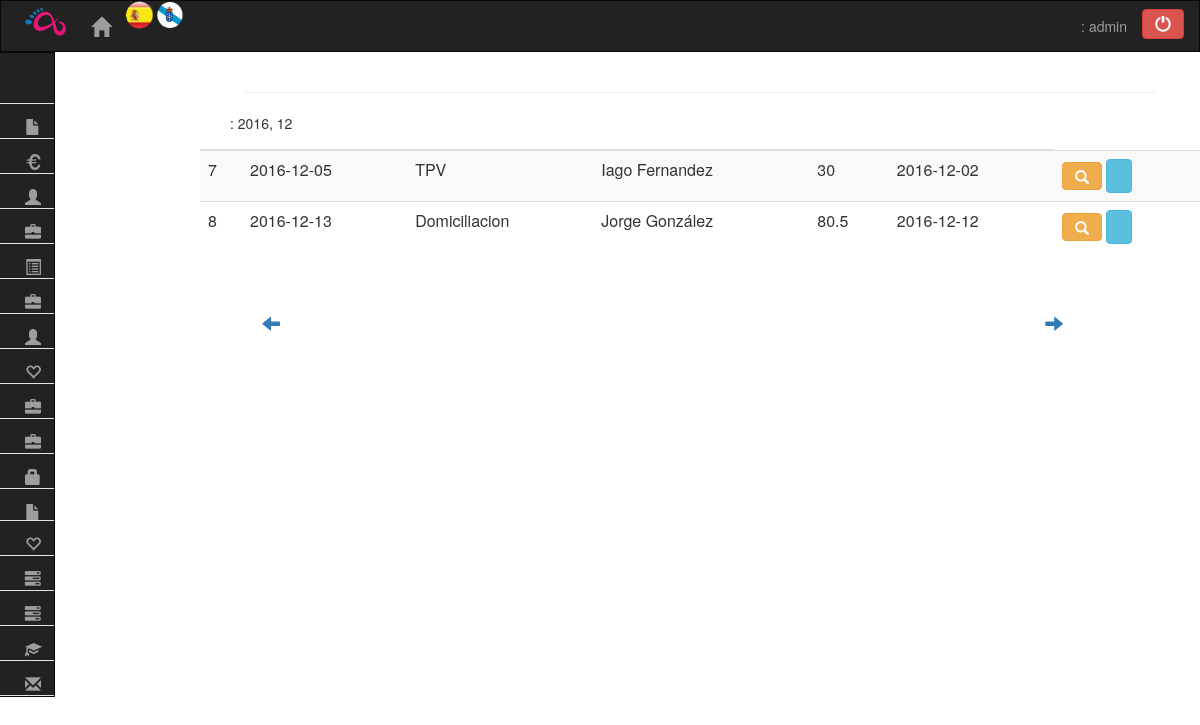
The page /controllers/FACTURA_Controller.php?id=listarFacturas (signed in) on the database its author committed.
### tables this page shows
CREATE TABLE IF NOT EXISTS `Factura` (
  `Id_Factura` mediumint(9) PRIMARY KEY AUTO_INCREMENT,
  `Id_Cliente` varchar(10) NOT NULL,
  `Fecha` date DEFAULT NULL,
  `Fecha_Cobro` date DEFAULT NULL,
  `Total` float NOT NULL DEFAULT 0,
  `Pagada` enum('No','Efectivo','Domiciliacion','TPV') NOT NULL DEFAULT 'No',
  `Borrado` tinyint(1) NOT NULL DEFAULT '0'
);

CREATE TABLE IF NOT EXISTS `Cliente_Externo` (
  `Id_Cliente` varchar(10) NOT NULL,
  `Nombre` varchar(50) NOT NULL,
  `DNI` varchar(9) NOT NULL,
  `Tlf` int(9) NOT NULL,
  `Email` varchar(30) NOT NULL,
  `Borrado` tinyint(1) NOT NULL DEFAULT '0',
  `Direccion` varchar(50) NOT NULL
);

### models/FACTURA_Model.php (called while the page is built, shortened)
<?php
if((isset($_SESSION['grupo']) && strcmp($_SESSION['grupo'],"Admin") == 0) || (isset($_SESSION['permisos']) && in_array('Factura',$_SESSION['permisos']))){
	function listarCobradas($fecha){
		$bd = conectarBD();
		$inicio = date('Y-m-01',strtotime($fecha));
		$fin = date('Y-m-t',strtotime($fecha));
		$sql = "SELECT * FROM Factura INNER JOIN Cliente_Externo WHERE Factura.Pagada NOT IN('No') AND (Factura.Fecha_Cobro BETWEEN '".$inicio."' AND '".$fin."') AND Factura.Id_Cliente=Cliente_Externo.Id_Cliente AND Factura.Borrado='0' ORDER BY Factura.Fecha_Cobro;";
		$resultado = $bd->query($sql);
		if ($resultado->num_rows > 0){
			while($row = $resultado->fetch_array()){
				$array[] = $row;
			}
			return $array;
		}
	}
}else echo "Permiso denegado.";
?>

### views/FACTURA_LIST_ALL_Vista.php (the view, shortened to what this page needs)
<?php
if((isset($_SESSION['grupo']) && strcmp($_SESSION['grupo'],"Admin") == 0) || (isset($_SESSION['permisos']) && in_array('Factura_List',$_SESSION['permisos']))){
class Factura_Listar{
	function __construct($array=null){
		$this->render($array);
	}
	function render($array){
		include_once('../header.php');
?>
		<body>
		  <div class="row-fluid">
			<?php include_once('menu.php'); ?>
			<div class="col-sm-10 text-left">
				<div class="section-fluid">
				  <div class="container-fluid">
					<div class="col-md-12"> <h2 class="text-info "><?php echo $strings['ver facturas']; ?></h2></div>
					<div class="col-md-12"><hr></div>
					<?php if(isset($_POST['fecha'])){
						echo $strings['mes'].": ".date("Y, n",strtotime($_POST['fecha']));
					}else{
						echo $strings['mes'].": ".date("Y, n");
					} if($array == null) {echo "<br>".$strings['no hay'];} else{ ?>
					<form class="form-horizontal" role="form" id="formulario" name="formulario" action="FACTURA_Controller.php?id=consultarFactura" method="POST">
						<div class="form-group">
							<div class="form-group">
								<table class="table table-striped">
									<thead><tr>
										<th><?php echo $strings['id factura']; ?></th>
										<th><?php echo $strings['fecha cobro']; ?></th>
										<th><?php echo $strings['factura cobrada']; ?></th>
										<th><?php echo $strings['cliente']; ?></th>
										<th><?php echo $strings['total factura']; ?></th>
										<th><?php echo $strings['fecha cierre']; ?></th>
									</thead><tbody>
									 <?php for($i=0; $i < count($array); $i++){ ?>
										<tr>
											<td><?php echo $array[$i]['Id_Factura']; ?></td>
											<td><?php echo $array[$i]['Fecha_Cobro']; ?></td>
											<td><?php echo $array[$i]['Pagada']; ?></td>
											<td><?php echo $array[$i]['Nombre']; ?></td>
											<td><?php echo $array[$i]['Total']; ?></td>
											<td><?php echo $array[$i]['Fecha']; ?></td>
											<td>
												<button class="btn btn-warning" type="button" onclick="seleccionar(<?php echo $array[$i]['Id_Factura']; ?>,'FACTURA_Controller.php?id=consultarFactura')">
												   <span class="glyphicon glyphicon-search"></span>
												</button>
												<?php if($array[$i]['Fecha'] != null){ ?>
													<input class="btn btn-info" value="<?php echo $strings['generar factura']; ?>" type="button" onclick="seleccionar(<?php echo $array[$i]['Id_Factura']; ?>,'FACTURA_Controller.php?id=generarFactura')">
												<?php } ?>
											</td>
										</tr>
										<?php } ?>
									</tbody>
								</table>
							</div>
						</div>
					</form>
					<?php } ?>
					<div class="col-md-10">
					<form class="form-horizontal" role="form" action="FACTURA_Controller.php?id=listarFacturas" method="POST">
						<div class="form-group">
							<?php if(!isset($_POST['fecha'])){ ?>
								<div class="col-sm-4"><button type="submit" class="btn btn-link btn-lg" aria-label="Left Align">
								  <span class="pull-right hidden-xs showopacity glyphicon glyphicon-arrow-left"></span>
								</button></div>
						<?php } ?>
						</div>
					</form>
					</div>
					<div class="col-md-2">
					<form class="form-horizontal" role="form" action="FACTURA_Controller.php?id=listarFacturas" method="POST">
						<div class="form-group">
							<?php if(!isset($_POST['fecha'])){ ?>
								<div class="col-sm-4"><button type="submit" class="btn btn-link btn-lg" aria-label="Left Align">
								  <span class="pull-right hidden-xs showopacity glyphicon glyphicon-arrow-right"></span>
								</button></div>
							<?php } ?>
						</div>
					</form>
					</div>
					</div>
				  </div>
				</div>
			</div>
		</body>
<?php
		}
	}
}else
	echo "Permiso denegado.";
?>

### rows shown on the page
factura: Id_Factura "7", Fecha_Cobro "2016-12-05", Pagada "TPV", Id_Cliente.Nombre "Iago Fernandez", Total "30", Fecha "2016-12-02"
factura: Id_Factura "8", Fecha_Cobro "2016-12-13", Pagada "Domiciliacion", Id_Cliente.Nombre "Jorge González", Total "80.5", Fecha "2016-12-12"

### other values the page prints
$_SESSION['user'] "admin"
